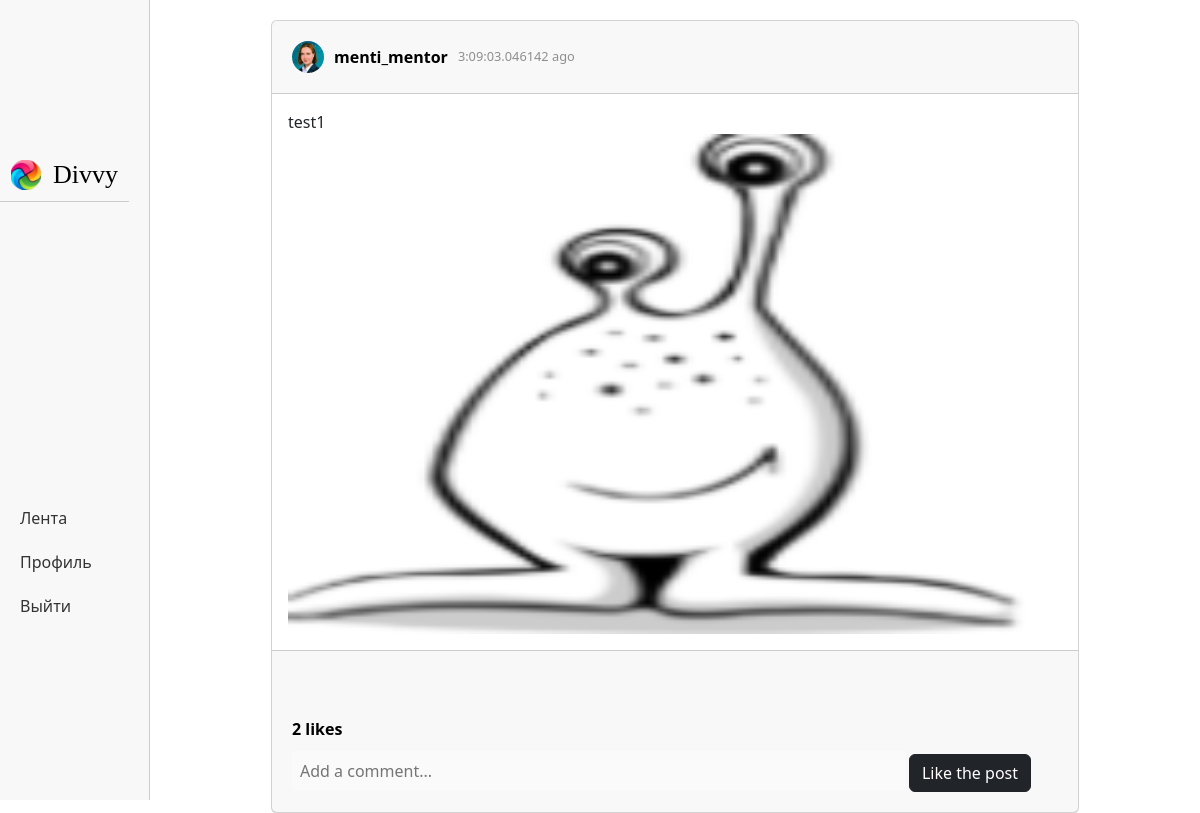
Screenshot of /post/3 (signed in) with the database file from the repository.
### data/users.py (models this page shows, shortened)
class User(SqlAlchemyBase, UserMixin):
    __tablename__ = 'users'
    id = sqlalchemy.Column(sqlalchemy.Integer, primary_key=True, autoincrement=True)
    email = sqlalchemy.Column(sqlalchemy.String, index=True, unique=True, nullable=True)
    name = sqlalchemy.Column(sqlalchemy.String, nullable=True)
    surname = sqlalchemy.Column(sqlalchemy.String, nullable=True)
    nickname = sqlalchemy.Column(sqlalchemy.String, nullable=True)
    birthday = sqlalchemy.Column(sqlalchemy.Integer, nullable=True)
    hashed_password = sqlalchemy.Column(sqlalchemy.String, nullable=True)
    modified_date = sqlalchemy.Column(sqlalchemy.DateTime, default=datetime.datetime.now)
    description = sqlalchemy.Column(sqlalchemy.String, default="")
    avatar = sqlalchemy.Column(sqlalchemy.String, default="/static/img/avatars/default_avatar.png")
    subscribers = sqlalchemy.Column(sqlalchemy.Integer, default=0)
    subscriptions = sqlalchemy.Column(sqlalchemy.Integer, default=0)
    posts = sqlalchemy.Column(sqlalchemy.Integer, default=0)
    post = orm.relationship("Post", back_populates='user')

### data/posts.py (models this page shows)
class Post(SqlAlchemyBase, SerializerMixin):
    __tablename__ = 'posts'
    id = sqlalchemy.Column(sqlalchemy.Integer, primary_key=True, autoincrement=True)
    likes = sqlalchemy.Column(sqlalchemy.Integer, default=0)
    post_text = sqlalchemy.Column(sqlalchemy.String, nullable=True)
    post_picture = sqlalchemy.Column(sqlalchemy.String, nullable=False)
    comments_number = sqlalchemy.Column(sqlalchemy.Integer, default=0)
    user_id = sqlalchemy.Column(sqlalchemy.Integer, sqlalchemy.ForeignKey("users.id"), nullable=False)
    modified_date = sqlalchemy.Column(sqlalchemy.DateTime, default=datetime.datetime.now)
    user = orm.relationship('User')
    comments = orm.relationship("Comment", back_populates='post')

### main.py (the view)
@app.route("/post/<int:post_id>")
def post_page(post_id):
    if isinstance(current_user, mixins.AnonymousUserMixin):
        return redirect("/login")
    db_sess = db_session.create_session()
    post = db_sess.query(Post).filter(Post.id == post_id).first()
    values = {
        "title": f"Пост",
        "post": post,
        "time_now": datetime.now()
    }
    return render_template("post_page.html", **values)

### data/db_session.py (called while the page is built)
def create_session() -> Session:
    global __factory
    return __factory()

### main.py (called while the page is built)
@login_manager.user_loader
def load_user(user_id):
    db_sess = db_session.create_session()
    return db_sess.query(User).get(user_id)

### templates/post_page.html (shortened to what this page needs)
{% extends "authorised_base.html" %}
{% block content %}
    <div class="card">
        <div class="card-header">
            <img src="{{ post.user.avatar }}" alt="Post">
            <a href="">{{ post.user.nickname }}</a>
            <span>{{ time_now - post.modified_date }} ago</span>
        </div>
        <div class="card-body">
            {{ post.post_text }}
            <img src="/{{ post.post_picture }}" alt="Post">
        </div>
        <div class="card-footer">
            <div class="actions">
            </div>
            <span class="likes">{{post.likes}} likes</span>
            <form class="comment-form" action="/send_comment/{{ post.id }}" method="post">
                <input type="text" placeholder="Add a comment..." name="comment_text">
                <a class="btn btn-dark" href="/like_post/{{ post.id }}">Like the post</a>
            </form>
        </div>
    </div>
{% endblock %}

### static/css/style.css (style rules this page uses)
.card { background-color: #fff; margin-bottom: 20px; box-shadow: 0 1px 0 rgba(0, 0, 0, 0.0975); width: 80%; margin-left: 10%; margin-right: 10%; }
.card-header { padding: 20px; display: flex; align-items: center; }
.card-header img { border-radius: 50%; width: 32px; margin-right: 10px; }
.card-header a { font-weight: 600; color: #000; margin-right: 10px; text-decoration: none; }
.card-header span { font-size: 0.8em; color: #8e8e8e; }
.card-body img { width: 100%; max-height: 500px; }
.card-footer { padding: 20px; }
.likes { display: block; margin: 10px 0; font-weight: 600; color: #000; }
.comment-form { margin-top: 10px; }
.comment-form input { border: none; padding: 8px; font-size: 1em; width: 80%; border-radius: 3px; background-color: #fafafa; }

### rows the page displays
User: user.avatar (placeholder picture), user.nickname "menti_mentor"
Post: time_now-post.modified_date "3:09:03.046142", post_text "test1", post_picture (picture), likes "2"
